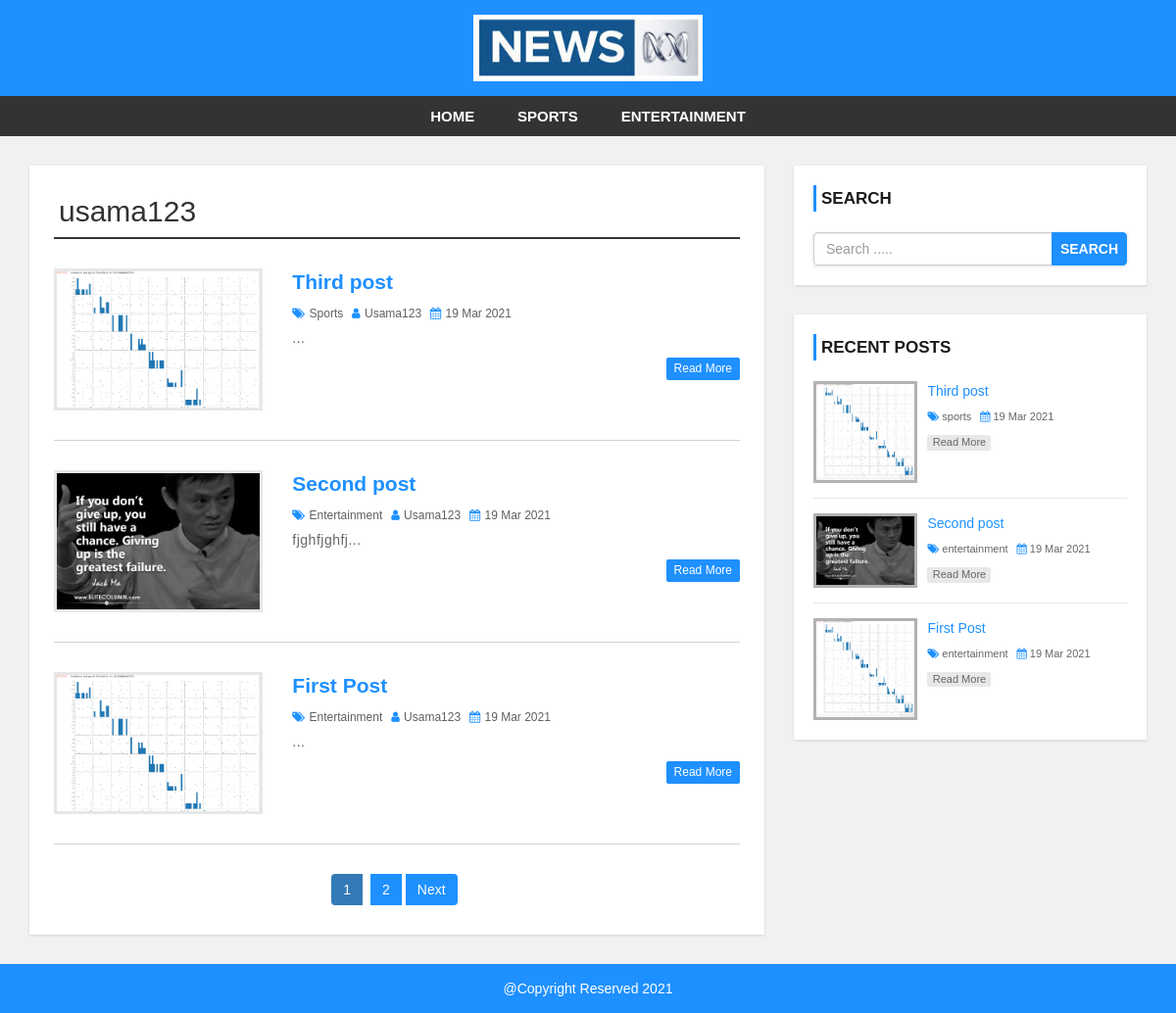
Page /author.php?aid=24 on the committed database.
### tables this page shows
CREATE TABLE `settings` (
  `websitename` varchar(200) NOT NULL,
  `logo` varchar(200) NOT NULL,
  `footerdesc` varchar(255) NOT NULL
);

CREATE TABLE `category` (
  `category_id` int(11) NOT NULL,
  `category_name` varchar(100) NOT NULL,
  `post` int(11) NOT NULL DEFAULT 0
);

CREATE TABLE `user` (
  `user_id` int(10) UNSIGNED NOT NULL,
  `first_name` varchar(30) NOT NULL,
  `last_name` varchar(30) NOT NULL,
  `username` varchar(30) DEFAULT NULL,
  `password` varchar(40) DEFAULT NULL,
  `role` int(11) NOT NULL
);

CREATE TABLE `post` (
  `post_id` int(11) NOT NULL,
  `title` varchar(100) NOT NULL,
  `description` text NOT NULL,
  `category` varchar(100) NOT NULL,
  `post_date` varchar(50) NOT NULL,
  `author` int(11) NOT NULL,
  `post_img` varchar(100) NOT NULL
);

### config.php (called while the page is built, shortened)
<?php
$hostname="http://localhost/news-site";
?>

### author.php (the view, shortened to what this page needs)
<?php include 'header.php'; ?>
    <div id="main-content">
      <div class="container">
        <div class="row">
            <div class="col-md-8">
                <div class="post-container">
                <?php
                 include "config.php";
                if(isset($_GET['aid'])){
                    $auth_id=$_GET['aid'];
                 }
                $sql1="SELECT * FROM post JOIN user ON post.author=user.user_id WHERE post.author = {$auth_id}";
                $result1=mysqli_query($conn,$sql1) or die('Query error');
                $row1=mysqli_fetch_assoc($result1);
                ?>
                <h2 class="page-heading"><?php echo $row1['username']; ?></h2>
                <?php
                $limit=3;
                if(isset($_GET['page'])){
                    $page=$_GET['page'];
                }else
                {
                    $page=1;
                }
                $offset=($page-1)*$limit;
          $sql="SELECT post.post_id, post.title, post.description,post.post_date,category.category_name,user.username,post.category,post.author,post.post_img FROM post
                    LEFT JOIN category ON post.category=category.category_id
                    LEFT JOIN user ON post.author=user.user_id
                    WHERE post.author = {$auth_id}
                   ORDER BY post.post_id DESC LIMIT {$offset},{$limit}";
                   $result=mysqli_query($conn,$sql) or die('Query error');
                   if(mysqli_num_rows($result)>0){
                     while($row = mysqli_fetch_assoc($result)){
                    ?>
                        <div class="post-content">
                            <div class="row">
                                <div class="col-md-4">
                                    <a class="post-img" href="single.php?id=<?php echo $row['post_id'] ;?>"><img src="admin/upload/<?php echo $row['post_img'] ;?>" alt=""/></a>
                                </div>
                                <div class="col-md-8">
                                    <div class="inner-content clearfix">
                                        <h3><a href='single.php?id=<?php echo $row['post_id'] ;?>'><?php echo $row['title'] ;?></a></h3>
                                        <div class="post-information">
                                            <span>
                                                <i class="fa fa-tags" aria-hidden="true"></i>
                                                <a href='category.php'><?php echo $row['category_name'] ;?></a>
                                            </span>
                                            <span>
                                                <i class="fa fa-user" aria-hidden="true"></i>
                                                <a href='author.php?aid=<?php echo $row['author'] ;?>'><?php echo $row['username'] ;?></a>
                                            </span>
                                            <span>
                                                <i class="fa fa-calendar" aria-hidden="true"></i>
                                                <?php echo $row['post_date'] ;?>
                                            </span>
                                        </div>
                                        <p class="description">
                                        <?php echo substr($row['description'],0,10). "..." ;?>
                                        </p>
                                        <a class='read-more pull-right' href='single.php?id=<?php echo $row['post_id'] ;?>'>read more</a>
                                    </div>
                                </div>
                            </div>
                        </div>
                     <?php
                    }
                    }
                     else{
                         echo "<h2>No record Found</h2>";
                     }
                     if(mysqli_num_rows($result1)>0)
                     {
                      $total_records=mysqli_num_rows($result1);
                      $total_page=ceil($total_records/$limit);
                      echo "<ul class='pagination admin-pagination'>";
                       for($i=1; $i<=$total_page; $i++){
                           if($i==$page){
                               $active="active";
                           }else{
                               $active="";
                           }
                         echo ' <li class="'.$active.'"><a href="index.php?aid='.$auth_id.'&page='.$i.'">'.$i.'</a></li>';
                       }
                       if($total_page > $page){
                           echo '<li><a href="post.php?aid='.$auth_id.'page='.($page+1).'">Next</a></li>';
                          }
                       echo "</ul> ";
                     }
                    ?>
                </div>
            </div>
            <?php include 'sidebar.php'; ?>
        </div>
      </div>
    </div>
<?php include 'footer.php'; ?>

### header.php (shortened to what this page needs)
<?php
include "config.php";
?>
<!DOCTYPE html>
<html lang="en">
<head>
    <link rel="stylesheet" href="css/bootstrap.min.css" />
    <link rel="stylesheet" href="css/font-awesome.css">
    <link rel="stylesheet" href="css/style.css">
</head>
<body>
<div id="header">
    <div class="container">
        <div class="row">
            <div class=" col-md-offset-4 col-md-4">
            <?php
              include "config.php";
              $sql="SELECT *  FROM settings";
                $result=mysqli_query($conn,$sql) or die('Query error');
                if(mysqli_num_rows($result)>0){
                    while($row = mysqli_fetch_assoc($result)){
                     if($row['logo'] == ""){
                         echo "<a href='index.php' id='logo'><<h1>". $row["websitename"] ."</h1></a>";
                     }else{?>
                     <a href="index.php" id="logo"><img src="admin/images/<?php echo $row['logo'];?>"></a>
                    <?php }
                    }
                }
            ?>
            </div>
        </div>
    </div>
</div>
<div id="menu-bar">
    <div class="container">
        <div class="row">
            <div class="col-md-12">
            <?php
             include "config.php";
            $sql="SELECT * FROM category where post > 0";
            $result=mysqli_query($conn,$sql) or die('Query error : category');
            if(mysqli_num_rows($result)>0){
                $active="";
            ?>
                <ul class='menu'>
                <li><a href='<?php echo $hostname; ?>'>Home</a></li>
                <?php
                  while($rows = mysqli_fetch_assoc($result)){
                    echo " <li><a  class='{$active}' href='category.php?id={$rows['category_id']}'>{$rows['category_name']}</a></li>";
                }
                ?>
                </ul>
            <?php }?>
            </div>
        </div>
    </div>
</div>

### sidebar.php
<div id="sidebar" class="col-md-4">
    <div class="search-box-container">
        <h4>Search</h4>
        <form class="search-post" action="search.php" method ="GET">
            <div class="input-group">
                <input type="text" name="search" class="form-control" placeholder="Search .....">
                <span class="input-group-btn">
                    <button type="submit" class="btn btn-danger">Search</button>
                </span>
            </div>
        </form>
    </div>
    <div class="recent-post-container">
        <h4>Recent Posts</h4>
        <?php
                include "config.php";
                $limit=3;
          $sql="SELECT post.post_id, post.title, post.description,post.post_date,category.category_name,post.category,post.author,post.post_img FROM post
                    LEFT JOIN category ON post.category=category.category_id
                   ORDER BY post.post_id DESC LIMIT {$limit}";
                   $result=mysqli_query($conn,$sql) or die('Query error : Recentect post');
                   if(mysqli_num_rows($result)>0){
                     while($row = mysqli_fetch_assoc($result)){
                    ?>
        <div class="recent-post">
            <a class="post-img" href="single.php?id=<?php echo $row['post_id'] ;?>">
            <img src="admin/upload/<?php echo $row['post_img'] ;?>" alt=""/>
            </a>
            <div class="post-content">
                <h5><a href='single.php?id=<?php echo $row['post_id'] ;?>'><?php echo $row['title'] ;?></a></h5>
                <span>
                    <i class="fa fa-tags" aria-hidden="true"></i>
                    <a href='category.php?id=<?php echo $row['category'] ;?>'><?php echo $row['category_name'] ;?></a>
                </span>
                <span>
                    <i class="fa fa-calendar" aria-hidden="true"></i>
                    <?php echo $row['post_date'] ;?>                </span>
                <a class="read-more" href='single.php?id=<?php echo $row['post_id'] ;?>'>read more</a>
            </div>
        </div>
        <?php
                     }
                    }
        ?>
    </div>
</div>

### footer.php
<div id ="footer">
    <div class="container">
        <div class="row">
            <div class="col-md-12">
            <?php
              include "config.php";
              $sql="SELECT *  FROM settings";
                $result=mysqli_query($conn,$sql) or die('Query error');
                if(mysqli_num_rows($result)>0){
                    while($row = mysqli_fetch_assoc($result)){
                        ?>
                        <span><?php echo $row['footerdesc'];?></span>
                      <?php
                    }
                }
            ?>
            </div>
        </div>
    </div>
</div>
</body>
</html>

### css/style.css (style rules this page uses)
body { background: #f1f1f1; font-family: sans-serif,arial,Helvetica; }
a, a:hover, a:focus { text-decoration: none; outline: none; }
ul { margin:0; padding:0; list-style:none; }
h2.page-heading { margin: 5px 0 30px; padding: 0 5px 10px; border-bottom: 2px solid #333; }
form { background: #fff; padding: 25px; box-shadow:0 1px 3px rgba(0, 0, 0, 0.13); }
#header { background: #1e90ff; text-align: center; padding: 15px; }
#logo { display: inline-block; width: 65%; }
#logo img { width: 100%; }
#menu-bar { background: #333; text-align: center; }
#menu-bar .menu > li { display: inline-block; }
.menu > li > a { padding: 10px 20px; display: block; text-transform: uppercase; color: #fff; font-size: 15px; font-weight:600; transition:all 0.5s ease 0s; }
#main-content { padding: 30px 0; min-height: 750px; }
#main-content .post-container { background-color: #fff; padding: 25px; box-shadow: 0 1px 3px rgba(0, 0, 0, 0.13); }
#main-content .post-content { border-bottom: 1px solid #d1d1d1; padding: 0 0 30px; margin-bottom:30px; }
#main-content .post-content img { width: 100%; }
#main-content .post-content .post-img { border: 3px solid #e7e7e7; display: block; height: 145px; overflow: hidden; transition: border .3s; }
#main-content .post-content h3 { font-size: 21px; line-height: 28px; font-weight: 600; margin: 0 0 7px; }
#main-content .post-content h3 a { color: #1e90ff; transition:all 0.3s; }
#main-content .post-content .post-information span { color: #606060; font-size: 12px; text-transform: capitalize; margin: 0 5px 5px 0; display: inline-block; }
#main-content .post-content .post-information i { color: #1e90ff; margin-right: 1px; }
#main-content .post-content .post-information a { color: #606060; text-decoration: none; }
#main-content .post-content p, #main-content .single-post p { color: #666; font-size: 14px; letter-spacing: 0.5px; margin:0 0 10px; }
#main-content .post-content a.read-more { color: #fff; background-color: #1E90FF; font-size: 12px; text-transform: capitalize; padding: 3px 8px; border-radius: 2px; transition: all 0.3s; }
.pagination { display: block; text-align: center; margin: 0; }
.pagination li { display:inline-block; margin: 0 5px 0 0; }
.pagination li a { border: none; background: #1e90ff; color: #fff; }
i.fa { color:#222; }
#sidebar h4 { color: #1A1A1A; font-size: 17px; line-height: 27px; font-weight:600; text-transform: uppercase; padding: 0 0 0 5px; margin: 0 0 21px; border-left: 3px solid #1e90ff; }
#sidebar .search-box-container { background-color: #fff; padding: 20px; margin: 0 0 30px; box-shadow: 0 1px 3px rgba(0, 0, 0, 0.13); }
#sidebar .search-post { padding: 0; }
#sidebar .search-post input { color: #606060; }
#sidebar .search-post .btn { font-weight: 600; text-transform: uppercase; padding: 6px 8px; background-color: #1E90FF; border-color: #1E90FF; outline: none; }
#sidebar .recent-post-container { padding: 20px; background: #fff; box-shadow: 0 1px 3px rgba(0, 0, 0, 0.13); }
#sidebar .recent-post { border-bottom: 1px solid #e7e7e7; padding: 0 0 15px; margin: 0 0 15px; }
#sidebar .recent-post:last-child { margin: 0; padding: 0; border: none; }
#sidebar .recent-post .post-img { display: inline-block; width: 33%; border: 3px solid rgba(0,0,0,0.3); vertical-align: top; transition: border .3s; }
#sidebar .recent-post .post-img img { width: 100%; }
#sidebar .recent-post .post-content { width: 65%; display: inline-block; border: none; padding: 0 0 0 7px; margin: 0; }
#sidebar .recent-post h5 { font-size: 14px; line-height: 20px; margin: 0 0 5px; }
#sidebar .recent-post h5 a { color: #1E90FF; }
#sidebar .recent-post span { color: #666; font-size: 11px; display: inline-block; margin: 0 5px 10px 0; }
#sidebar .recent-post span a { color: #666; }
#sidebar .recent-post span i { color: #1E90FF; }
#sidebar .recent-post a.read-more { color: #666; background-color: rgba(0,0,0,0.09); width: 65px; font-size: 11px; text-align: center; padding: 0; display: block; transition: all 0.3s; }
#footer { color: #fff; padding:15px 0; text-align:center; background-color:#1e90ff; }

### rows in the picture
settings: logo (picture), footerdesc "@Copyright Reserved 2021"
category: category_name "SPORTS"
category: category_name "ENTERTAINMENT"
user: username "usama123"
post: post_img (picture), title "Third post", category.category_name "Sports", user.username "Usama123", post_date "19 Mar 2021", category.category_name "sports"
post: post_img (picture), title "Second post", category.category_name "Entertainment", user.username "Usama123", post_date "19 Mar 2021", description "fjghfjghfj", category.category_name "entertainment"
post: post_img (picture), title "First Post", category.category_name "Entertainment", user.username "Usama123", post_date "19 Mar 2021", category.category_name "entertainment"
